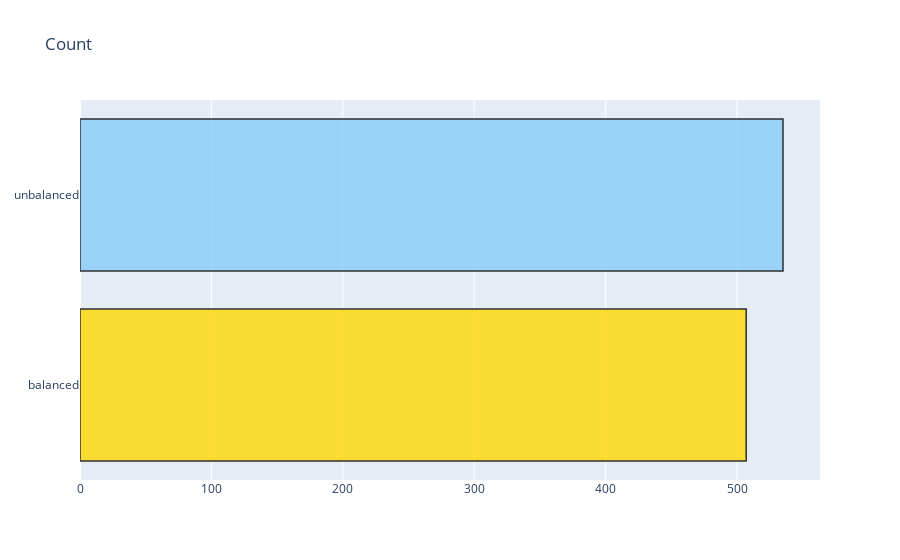

This figure's notebook cell:
### Code cell
# 将两类数据分别放入对应的变量
B = data[(data['balance'] == 1)]
UB = data[(data['balance'] == 0)]

#计算两类记录的数量（条形图）以及占比（饼图）
#------------COUNT-----------------------
trace = go.Bar(x = (len(B), len(UB)), y = ['balanced', 'unbalanced'], orientation = 'h', opacity = 0.8, marker=dict(
        color=[ 'gold', 'lightskyblue'],
        line=dict(color='#000000',width=1.5)))

layout = dict(title =  'Count')
                    
fig = dict(data = [trace], layout=layout)
py.iplot(fig)

### Figure 1 — Plotly figure (JSON) as saved in the notebook; plotly's stock layout.template omitted (floating-point values rounded to 4 significant figures)
{"data": [{"marker": {"color": ["gold", "lightskyblue"], "line": {"color": "#000000", "width": 1.5}}, "opacity": 0.8, "orientation": "h", "type": "bar", "x": [507, 535], "y": ["balanced", "unbalanced"]}], "layout": {"title": {"text": "Count"}}}
